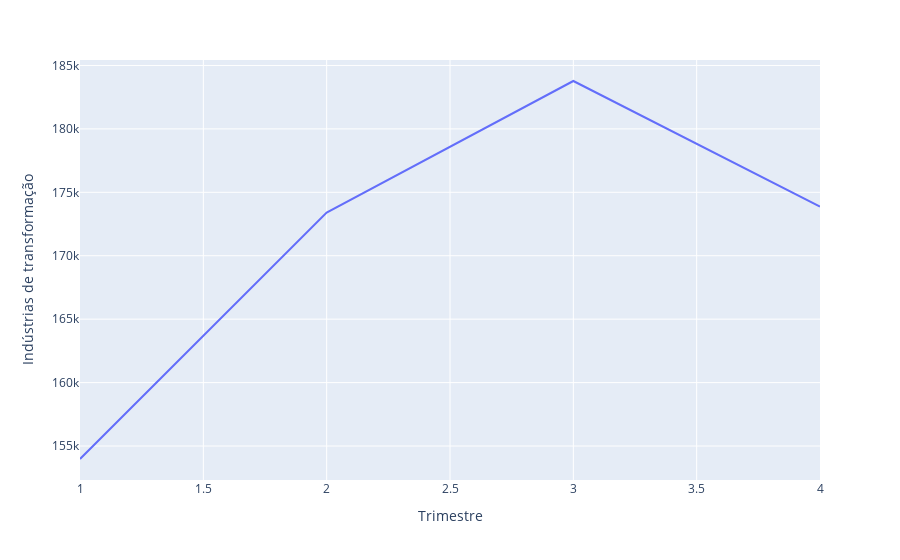

This figure's notebook cell:
### Code cell
# Como fazer um gráfico de linha simples usando plotly express
px.line(data_frame=filtered_2019, x='Trimestre', y='Indústrias de transformação')

### Figure 1 — Plotly figure (JSON) as saved in the notebook; plotly's stock layout.template omitted (floating-point values rounded to 4 significant figures)
{"data": [{"hovertemplate": "Trimestre=%{x}<br>Indústrias de transformação=%{y}<extra></extra>", "legendgroup": "", "line": {"color": "#636efa", "dash": "solid"}, "marker": {"symbol": "circle"}, "mode": "lines", "name": "", "orientation": "v", "showlegend": false, "type": "scatter", "x": [1, 2, 3, 4], "xaxis": "x", "y": [153977, 173406, 183775, 173879], "yaxis": "y"}], "layout": {"legend": {"tracegroupgap": 0}, "margin": {"t": 60}, "xaxis": {"anchor": "y", "domain": [0, 1], "title": {"text": "Trimestre"}}, "yaxis": {"anchor": "x", "domain": [0, 1], "title": {"text": "Indústrias de transformação"}}}}
